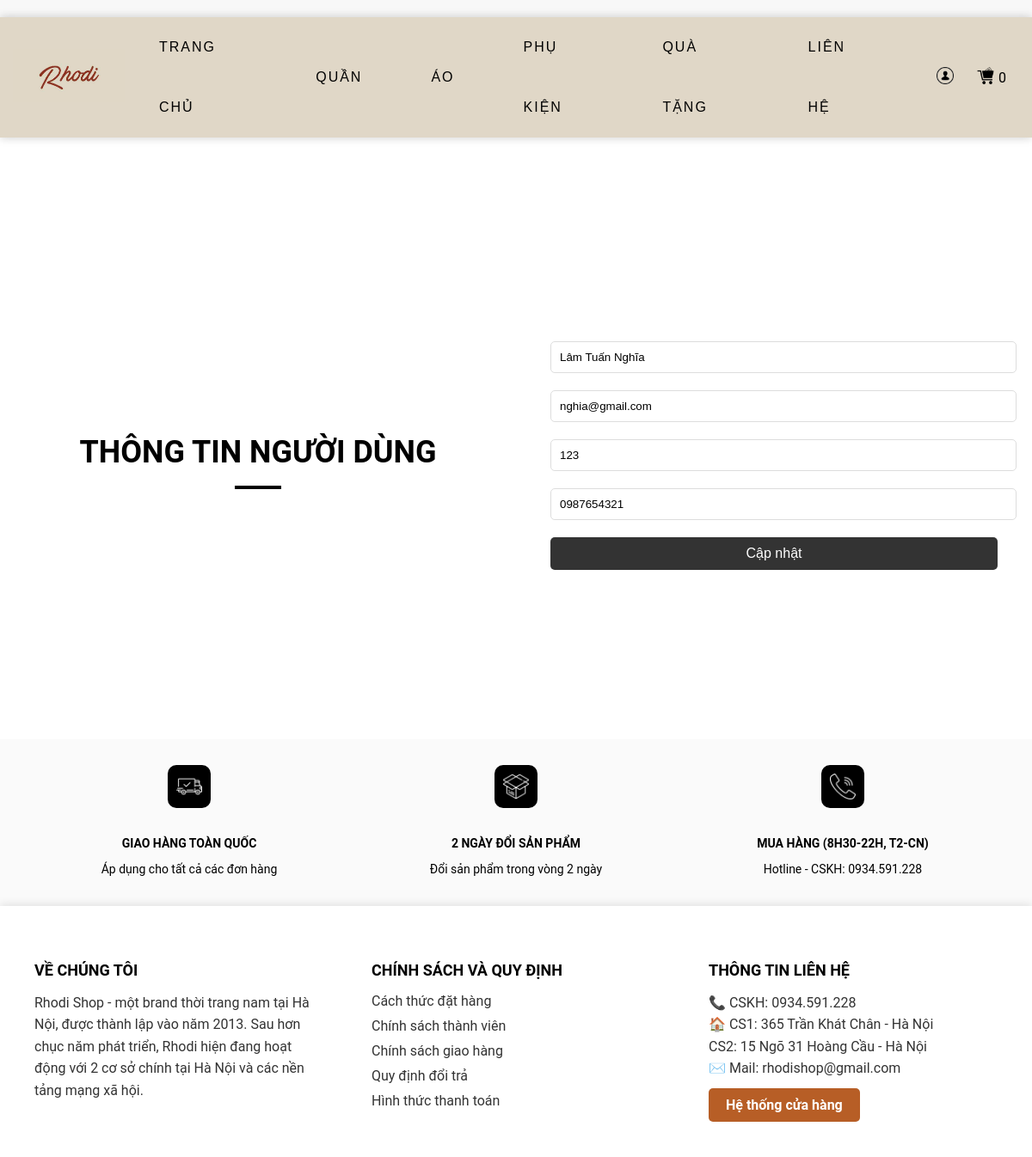
The page /index.php?page_layout=edit_profile (signed in) on the database its author committed.
### tables this page shows
CREATE TABLE IF NOT EXISTS `cate` (
  `id` int(11) NOT NULL AUTO_INCREMENT,
  `name` varchar(255) NOT NULL,
  PRIMARY KEY (`id`)
);

CREATE TABLE IF NOT EXISTS `user` (
  `id` int(11) NOT NULL AUTO_INCREMENT,
  `full_name` varchar(255) NOT NULL,
  `email` varchar(255) NOT NULL,
  `password` varchar(255) NOT NULL,
  `phone` varchar(255) NOT NULL,
  PRIMARY KEY (`id`),
  KEY `user_id` (`id`)
);

### user/edit_profile.php (the view)
<?php
    include "config/connect.php";
    $user_id = $_SESSION['user_id'];
    $stmt = $conn->prepare("
        SELECT *
        FROM user
        WHERE id = ?
    ");
$stmt->bind_param("i", $user_id);
$stmt->execute();
$result = $stmt->get_result();
$row = $result->fetch_assoc()
?>
<head>
    <link rel="stylesheet" href="assets/css/login.css">
</head>
<body>
    <div class="register-container">
        <div class="left-section">
            <h1>THÔNG TIN NGƯỜI DÙNG</h1>
            <hr>
        </div>
        <form action="" method="POST" class="right-section">
            <input type="text" name="full_name" placeholder="Họ và tên" value="<?php echo $row['full_name']?>" required>
            <input type="email" name="email" placeholder="Email" value="<?php echo $row['email']?>" required>
            <input type="text" name="password" placeholder="Mật khẩu" value="<?php echo $row['password']?>" required>
            <input type="text" name="phone" placeholder="Điện thoại" value="<?php echo $row['phone']?>" required>
            <button type="submit" name="add_to_cart"  class="buy-btn">Cập nhật</button>
        </form>
    </div>
    <?php include "footer.php" ?>
</body>

### user/header.php (shortened to what this page needs)
<?php
    include ('config/connect.php');
    $stmt = $conn->prepare("
        SELECT c.id, c.name, GROUP_CONCAT(ca.name ORDER BY ca.name SEPARATOR ', ') AS subcategories
        FROM cate c
        LEFT JOIN categories ca ON c.id = ca.cate_id
        GROUP BY c.id
    ");
    $stmt->execute();
    $result = $stmt->get_result();
    $categories = [];
    while ($row = $result->fetch_assoc()) {
        $categories[] = [
            'id' => $row['id'],
            'name' => $row['name'],
            'subcategories' => explode(', ', $row['subcategories'])
        ];
    }
?>
<div class="top-bar" id="myDiv"></div>
    <div class="container" id="myNav">
        <div class="box-logo">
            <a><img src="assets/image/logo.jpg" class="logo"></a>
        </div>
        <div class="box-nav">
            <nav>
                <ul>
                    <li><a href="index.php?page_layout=main">Trang chủ</a></li>
                    <?php foreach ($categories as $category): ?>
                    <li>
                        <a href="index.php?page_layout=product&cate_id=<?php echo $category['id']; ?>">
                            <?php echo htmlspecialchars($category['name']); ?>
                        </a>
                    </li>
                    <?php endforeach; ?>
                    <li><a href="index.php?page_layout=product">Quà Tặng</a></li>
                    <li><a href="lien-he.html">LIÊN HỆ</a></li>
                </ul>
            </nav>
        </div>
        <div class="box-icon">
            <span class="icon-login" title="Đăng nhập">
                <?php
                    if(isset($_SESSION['user_name'])){
                        echo '<a aria-label="search" href="index.php?page_layout=account">';
                    }else{
                        echo '<a aria-label="search" href="index.php?page_layout=login">';
                    }
                ?>
                    <span class="account-menu" aria-hidden="true">
                        <img src="assets/image/icon-header-user.png" class="image-user">
                    </span>
                </a>
            </span>
            <span class="icon-cart" title="Giỏ hàng">
                <a aria-label="search" href="index.php?page_layout=cart">
                    <span class="cart-menu" aria-hidden="true">
                        <img src="assets/image/icon-header-cart.png" class="image-cart">
                    </span>
                </a>
            </span>
            <span class="count-holder">
                <span class="count">0</span>
            </span>
        </div>
    </div>
    <?php
    include "config/connect.php";
    if(isset($_GET["page_layout"]))
    {
        switch($_GET["page_layout"]){
            case "edit_profile";
            include "user/edit_profile.php";
            break;
        }
    }
?>

### assets/css/home.css (style rules this page uses)
body { margin: 0; font-family: 'Roboto', sans-serif; justify-content: center; align-items: center; height: 100vh; background-color: #f8f8f8; flex-direction: column; }
.top-bar { width: 100%; height: 20px; text-align: center; transition: top 0.3s; z-index: 1000; color: #f8f8f8; display: block; transition: all 0.3s ease-in-out; }
.container { position: relative; display: flex; background-color: #e0d7c7; width: 100%; max-width: none; transition: all 0.3s ease-in-out; box-shadow: 0 -2px 10px rgba(0, 0, 0, 0.1),0 2px 10px rgba(0, 0, 0, 0.1); z-index: 1000; }
.box-logo { display: flex; align-items: center; padding-left: 15px; }
.logo { max-width: 130px; object-fit: scale-down; }
.box-nav { width: 100%; display: flex; justify-content: center; }
nav ul { list-style-type: none; margin: 0; padding: 0; display: flex; justify-content: center; align-items: center; }
nav ul li { position: relative; }
nav ul li a { display: block; height: max-content; padding-inline: 40px; text-decoration: none; font-family: Arial, sans-serif; font-size: 16px; color: #000; text-transform: uppercase; line-height: 70px; letter-spacing: 2px; }
.box-icon { display: flex; align-items: center; justify-content: center; padding-left: 30px; padding-right: 30px; }
.image-search, .image-user, .image-cart { max-width: 20px; object-fit: scale-down; padding-left: 12px; padding-right: 15px; }
.count-holder { margin-left: -10px; }

### assets/css/login.css (style rules this page uses)
.login-container,.register-container { display: flex; width: 100%; max-width: none; height: 80vh; background-color: white; padding-top: 60px; }
.left-section { width: 50%; padding: 40px; display: flex; flex-direction: column; justify-content: center; align-items: center; }
.left-section h1 { font-size: 36px; margin-bottom: 10px; }
.left-section hr { width: 50px; border: 2px solid black; margin-bottom: 30px; }
.right-section { width: 50%; padding: 40px; display: flex; flex-direction: column; justify-content: center; }
.right-section input { width: 100%; padding: 10px; margin-bottom: 20px; border: 1px solid #ddd; border-radius: 5px; }
.right-section button { background-color: #333; color: white; padding: 10px; border: none; border-radius: 5px; font-size: 16px; cursor: pointer; margin-bottom: 20px; }

### rows shown on the page
cate: name "QUẦN"
cate: name "ÁO"
cate: name "PHỤ KIỆN"
user: full_name "Lâm Tuấn Nghĩa", email "nghia@gmail.com", password "123", phone "0987654321"
